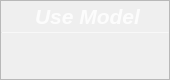
                   <widget class="QFrame" name="Model_QF">
                    <property name="minimumSize">
                     <size>
                      <width>170</width>
                      <height>80</height>
                     </size>
                    </property>
                    <property name="maximumSize">
                     <size>
                      <width>170</width>
                      <height>80</height>
                     </size>
                    </property>
                    <property name="toolTipDuration">
                     <number>0</number>
                    </property>
                    <property name="styleSheet">
                     <string notr="true">QFrame#Model_QF{
color: rgb(255, 255, 255);
border-radius: 15px;
background-color: qradialgradient(cx:0, cy:0, radius:1, fx:0.1, fy:0.1, stop:0 rgb(66, 226, 192),  stop:1 rgb(62, 154, 193));
border: 1px outset rgb(72, 158, 204)
}
</string>
                    </property>
                    <property name="frameShape">
                     <enum>QFrame::StyledPanel</enum>
                    </property>
                    <property name="frameShadow">
                     <enum>QFrame::Raised</enum>
                    </property>
                    <layout class="QVBoxLayout" name="verticalLayout_13" stretch="0,2,1">
                     <property name="spacing">
                      <number>0</number>
                     </property>
                     <property name="leftMargin">
                      <number>0</number>
                     </property>
                     <property name="topMargin">
                      <number>0</number>
                     </property>
                     <property name="rightMargin">
                      <number>0</number>
                     </property>
                     <property name="bottomMargin">
                      <number>0</number>
                     </property>
                     <item>
                      <widget class="QFrame" name="Model_top">
                       <property name="styleSheet">
                        <string notr="true">border:none</string>
                       </property>
                       <property name="frameShape">
                        <enum>QFrame::StyledPanel</enum>
                       </property>
                       <property name="frameShadow">
                        <enum>QFrame::Raised</enum>
                       </property>
                       <layout class="QHBoxLayout" name="horizontalLayout_9">
                        <property name="spacing">
                         <number>0</number>
                        </property>
                        <property name="leftMargin">
                         <number>0</number>
                        </property>
                        <property name="topMargin">
                         <number>3</number>
                        </property>
                        <property name="rightMargin">
                         <number>7</number>
                        </property>
                        <property name="bottomMargin">
                         <number>3</number>
                        </property>
                        <item>
                         <widget class="QLabel" name="label_8">
                          <property name="maximumSize">
                           <size>
                            <width>16777215</width>
                            <height>30</height>
                           </size>
                          </property>
                          <property name="font">
                           <font>
                            <family>Segoe UI</family>
                            <pointsize>16</pointsize>
                            <weight>87</weight>
                            <italic>true</italic>
                            <bold>true</bold>
                           </font>
                          </property>
                          <property name="styleSheet">
                           <string notr="true">color: rgba(255, 255, 255,210);
padding-left:12px;
font: 700 italic 16pt &quot;Segoe UI&quot;;</string>
                          </property>
                          <property name="midLineWidth">
                           <number>-1</number>
                          </property>
                          <property name="text">
                           <string>Use Model</string>
                          </property>
                          <property name="alignment">
                           <set>Qt::AlignCenter</set>
                          </property>
                          <property name="wordWrap">
                           <bool>false</bool>
                          </property>
                          <property name="indent">
                           <number>0</number>
                          </property>
                         </widget>
                        </item>
                       </layout>
                      </widget>
                     </item>
                     <item>
                      <widget class="Line" name="line_5">
                       <property name="maximumSize">
                        <size>
                         <width>16777215</width>
                         <height>1</height>
                        </size>
                       </property>
                       <property name="styleSheet">
                        <string notr="true">background-color: rgba(255, 255, 255, 89);</string>
                       </property>
                       <property name="orientation">
                        <enum>Qt::Horizontal</enum>
                       </property>
                      </widget>
                     </item>
                     <item>
                      <widget class="QFrame" name="Model_bottom">
                       <property name="styleSheet">
                        <string notr="true">border:none</string>
                       </property>
                       <property name="frameShape">
                        <enum>QFrame::StyledPanel</enum>
                       </property>
                       <property name="frameShadow">
                        <enum>QFrame::Raised</enum>
                       </property>
                       <layout class="QVBoxLayout" name="verticalLayout_14">
                        <property name="spacing">
                         <number>0</number>
                        </property>
                        <property name="leftMargin">
                         <number>0</number>
                        </property>
                        <property name="topMargin">
                         <number>6</number>
                        </property>
                        <property name="rightMargin">
                         <number>0</number>
                        </property>
                        <property name="bottomMargin">
                         <number>6</number>
                        </property>
                        <item alignment="Qt::AlignTop">
                         <widget class="QLabel" name="Model_name">
                          <property name="minimumSize">
                           <size>
                            <width>0</width>
                            <height>30</height>
                           </size>
                          </property>
                          <property name="maximumSize">
                           <size>
                            <width>16777215</width>
                            <height>30</height>
                           </size>
                          </property>
                          <property name="font">
                           <font>
                            <family>Microsoft YaHei UI</family>
                            <pointsize>15</pointsize>
                            <weight>50</weight>
                            <italic>false</italic>
                            <bold>false</bold>
                            <underline>false</underline>
                           </font>
                          </property>
                          <property name="styleSheet">
                           <string notr="true">color: rgb(255, 255, 255);
font: 15pt &quot;Microsoft YaHei UI&quot;;
</string>
                          </property>
                          <property name="text">
                           <string/>
                          </property>
                          <property name="alignment">
                           <set>Qt::AlignCenter</set>
                          </property>
                         </widget>
                        </item>
                       </layout>
                      </widget>
                     </item>
                    </layout>
                   </widget>
